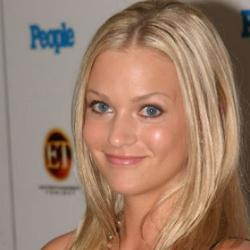
#> input picture 图像处理/图片增强/1.jpg, 250 x 250 px
$ python huiduzhifang.py
#> lines starting #> are read from the running program, lines starting #| are printed output that depends on the picture
import numpy as np
import cv2
import matplotlib.pyplot as plt
from scipy import signal
from skimage.feature import hog,local_binary_pattern

def calc(img):
    row,col = img.shape
    grayHist = np.zeros([256],np.uint64)
    for r in range(row):
        for c in range(col):
            grayHist[img[r][c]] += 1
    return grayHist

def robin(img):
    list_edge = []
    k1 = np.array([[1,1,1],[1,-2,1],[-1,-1,-1]])
    img_k1 = signal.convolve2d(img, k1, mode='same', boundary='fill', fillvalue=0)
    list_edge.append(np.abs(img_k1))
    k2 = np.array([[1,1,1],[-1,-2,-1],[-1,-1,1]])
    img_k2 = signal.convolve2d(img, k2, mode='same', boundary='fill', fillvalue=0)
    list_edge.append(np.abs(img_k2))
    k3 = np.array([[-1,1,1],[-1,-2,1],[-1,1,1]])
    img_k3 = signal.convolve2d(img, k3, mode='same', boundary='fill', fillvalue=0)
    list_edge.append(np.abs(img_k3))
    k4 = np.array([[-1,-1,1],[-1,-2,1],[1,1,1]])
    img_k4 = signal.convolve2d(img, k4, mode='same', boundary='fill', fillvalue=0)
    list_edge.append(np.abs(img_k4))
    k5 = np.array([[-1,-1,-1],[1,-2,1],[1,1,1]])
    img_k5 = signal.convolve2d(img, k5, mode='same', boundary='fill', fillvalue=0)
    list_edge.append(np.abs(img_k5))
    k6 = np.array([[1,-1,-1],[1,-2,-1],[1,1,1]])
    img_k6 = signal.convolve2d(img, k6, mode='same', boundary='fill', fillvalue=0)
    list_edge.append(np.abs(img_k6))
    k7 = np.array([[1,1,-1],[1,-2,-1],[1,1,-1]])
    img_k7 = signal.convolve2d(img, k7, mode='same', boundary='fill', fillvalue=0)
    list_edge.append(np.abs(img_k7))
    k8 = np.array([[1,1,1],[1,-2,-1],[1,-1,-1]])
    img_k8 = signal.convolve2d(img, k8, mode='same', boundary='fill', fillvalue=0)
    list_edge.append(np.abs(img_k8))
    edge = list_edge[0]
    for i in range(len(list_edge)):
        edge = edge*(edge>=list_edge[i]) + list_edge[i]*(edge<list_edge[i])
    return edge

def hog_lbp(img):
    # img.astype(np.int32)
    _,hog_img = hog(img,orientations=9,pixels_per_cell=(8,8),cells_per_block=(8,8),visualise=True)
    lbp = local_binary_pattern(img, 8 ,1)
    img = lbp + hog_img
    return img

img1 = cv2.imread('./1.jpg')
#> img1 is the input picture: shape (250, 250, 3); mean B, G, R 106.9, 125.8, 157.1
img2 = cv2.imread('./2.jpg')
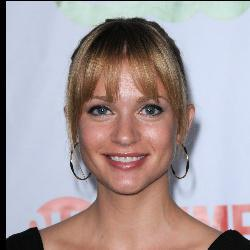
#> input picture 图像处理/图片增强/2.jpg, 250 x 250 px
#> img2 is the input picture: shape (250, 250, 3); mean B, G, R 158.3, 156, 168.5
img3 = cv2.imread('./3.jpg')
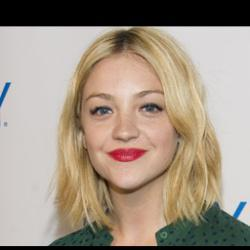
#> input picture 图像处理/图片增强/3.jpg, 250 x 250 px
#> img3 is the input picture: shape (250, 250, 3); mean B, G, R 133, 148, 161.8
img_1 = cv2.cvtColor(img1, cv2.COLOR_RGB2GRAY)
img_2 = cv2.cvtColor(img2, cv2.COLOR_BGR2GRAY)
img_3 = cv2.cvtColor(img3, cv2.COLOR_BGR2GRAY)

img_1_r = robin(img_1)
#> the loop in robin, `for i in range(len(list_edge)):` made 8 passes
img_2_r = robin(img_2)
#> the loop in robin (call 2), `for i in range(len(list_edge)):` made 8 passes
img1_2_r = abs(img_1_r - img_2_r)
img1_2_r[img1_2_r>255] = 255
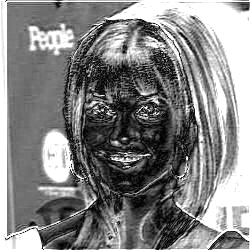
#> img1_2_r: shape (250, 250) int64; min 0, max 255, mean 132.2
gray_r = calc(img1_2_r)
#> gray_r = 256 values, max 10234 at index 255, min 68 at index 253, mean 244.1

img_1_l = hog_lbp(img_1)
img_2_l = hog_lbp(img_2)
#> in hog_lbp (call 2), `lbp = local_binary_pattern(img, 8 ,1)`:
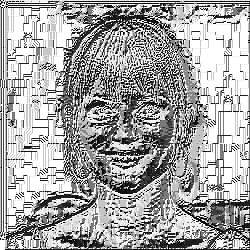
#> lbp: shape (250, 250) float64; min 0, max 255, mean 165.6
#> in hog_lbp (call 2), `img = lbp + hog_img`:
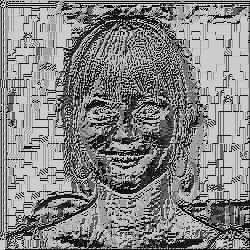
#> img: shape (250, 250) float64; min 0, max 318.6, mean 166.9; drawn with min black and max white
img1_2_l = abs(img_1_l - img_2_l)
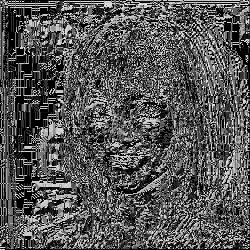
#> img1_2_l: shape (250, 250) float64; min 0, max 283.4, mean 96.1; drawn with min black and max white
img1_2_l = img1_2_l.astype(np.int32)
img1_2_l[img1_2_l>255] = 255
#> img1_2_l: shape (250, 250) int32; min 0, max 255, mean 95.9
gray_l = calc(img1_2_l)
#> gray_l = 256 values, max 5571 at index 0, min 27 at index 149, mean 244.1

# [6 lines of commented-out code are left out]

plt.plot(range(256),gray_r,'.',linewidth = 1 ,c = 'black',label='Robinson')
plt.plot(range(256),gray_l,'-',linewidth = 1 ,c = 'red',label ='LBP+HOG')
plt.xlabel('Grayscale Value')
plt.ylabel('Quantity')
plt.legend(loc=1)
plt.title("Histogram of similar graphs under Robinson and LBP+HOG")
plt.show()
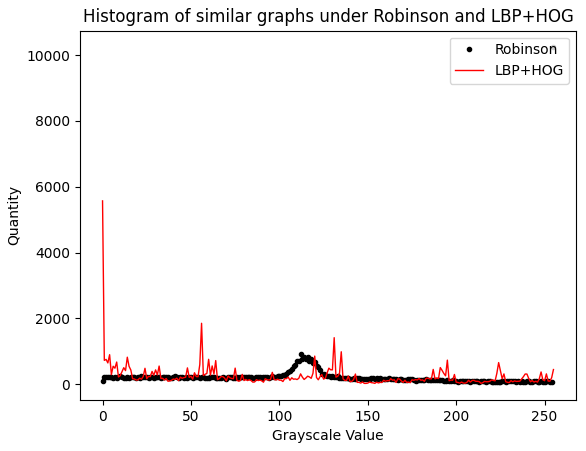
#> figure drawn by matplotlib, 1 panel; curve peaks at x = 255, y = 10234; curve peaks at x = 0, y = 5571
